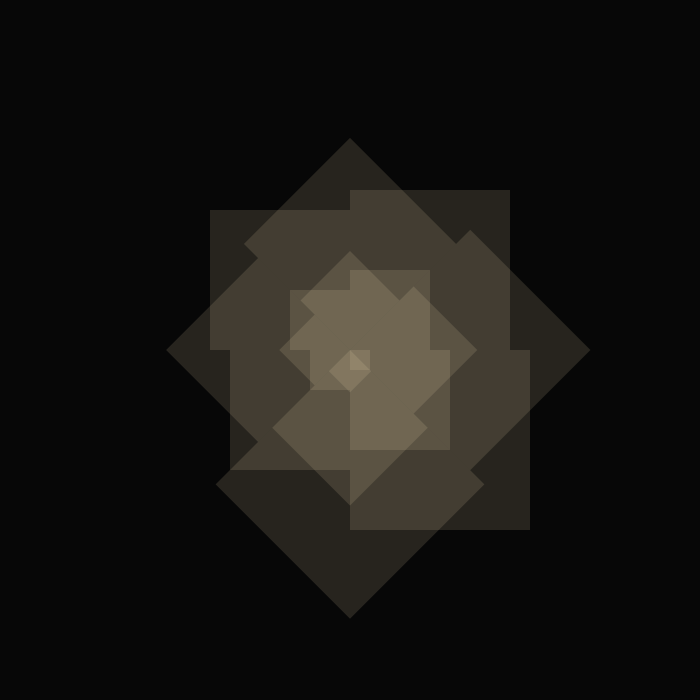
Frame 1 (no input)
Frame 60 (the mouse pressed at the canvas centre just before this capture): identical to frame 1, image omitted
Frame 120 (the mouse held since frame 60 and released just before this capture): identical to frame 1, image omitted

The Processing sketch that drew this single still picture (run headless with seeded random() and noise(); from frame 60 on, the mouse is pressed at the canvas centre):

// Processing sketch: sketch_shell1
// ── sketch_shell1.pde
//Gigi Miller
//Shells
//June 21st 2017
//stylized shell

int iter = 20;

void setup() {
  size(700, 700);
  background(7);
  translate(width/2, height/2);
}

void draw() {
  fill(237, 217, 173, 35);
  noStroke();
  
  translate(width/2, height/2);
  while (iter < 200) {
    rect(0, 0, iter, iter);
    iter += 10;
    rotate(PI/4);
  }
}
